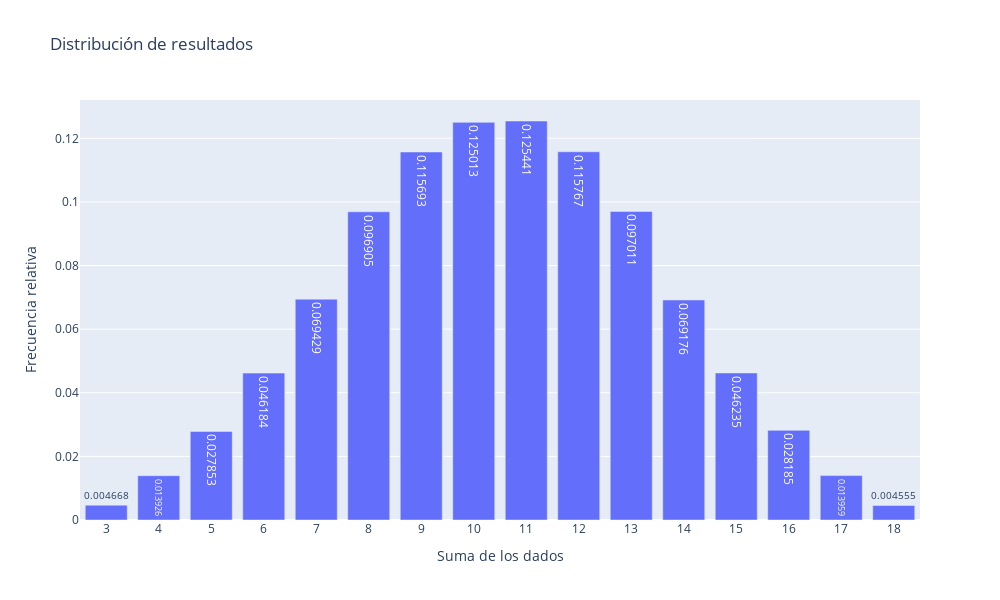

Notebook code cell kept with this figure:
### Code cell
grafico(df= df,columna=False) # El segundo argumento muestra la Frec. (True) o la Frec. Relativa (False)

# NOTA: Si no se especifica se muestra la Frec.

### Figure 1 — Plotly figure (JSON) as saved in the notebook; plotly's stock layout.template omitted (floating-point values rounded to 4 significant figures)
{"data": [{"alignmentgroup": "True", "hovertemplate": "Suma de los dados=%{x}<br>Frecuencia relativa=%{text}<extra></extra>", "legendgroup": "", "marker": {"color": "#636efa", "pattern": {"shape": ""}}, "name": "", "offsetgroup": "", "orientation": "v", "showlegend": false, "text": [0.004668, 0.01393, 0.02785, 0.04618, 0.06943, 0.09691, 0.1157, 0.125, 0.1254, 0.1158, 0.09701, 0.06918, 0.04623, 0.02819, 0.01396, 0.004555], "textposition": "auto", "type": "bar", "x": [3, 4, 5, 6, 7, 8, 9, 10, 11, 12, 13, 14, 15, 16, 17, 18], "xaxis": "x", "y": [0.004668, 0.01393, 0.02785, 0.04618, 0.06943, 0.09691, 0.1157, 0.125, 0.1254, 0.1158, 0.09701, 0.06918, 0.04623, 0.02819, 0.01396, 0.004555], "yaxis": "y"}], "layout": {"barmode": "relative", "height": 600, "legend": {"tracegroupgap": 0}, "title": {"text": "Distribución de resultados"}, "width": 1000, "xaxis": {"anchor": "y", "autorange": true, "domain": [0, 1], "range": [2.5, 18.5], "tickvals": [3, 4, 5, 6, 7, 8, 9, 10, 11, 12, 13, 14, 15, 16, 17, 18], "title": {"text": "Suma de los dados"}, "type": "linear"}, "yaxis": {"anchor": "x", "autorange": true, "domain": [0, 1], "range": [0, 0.132], "title": {"text": "Frecuencia relativa"}, "type": "linear"}}}
